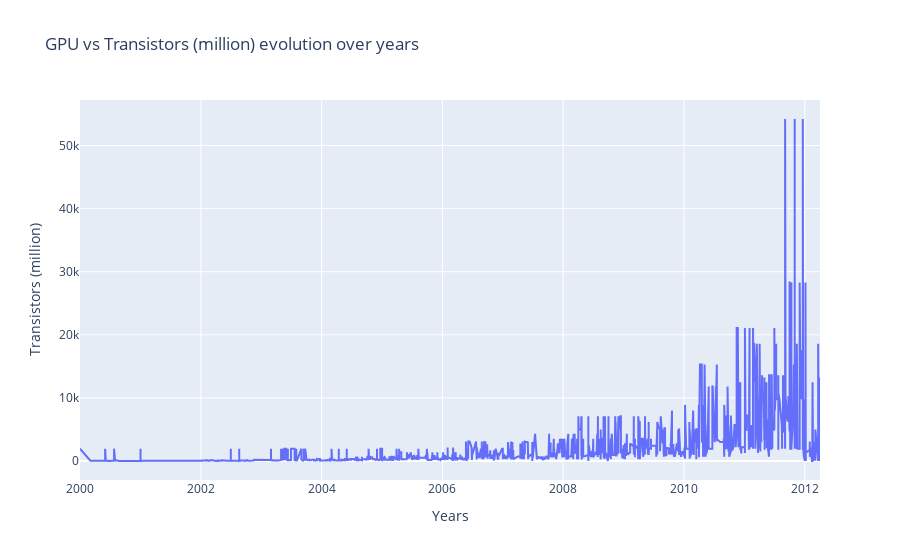
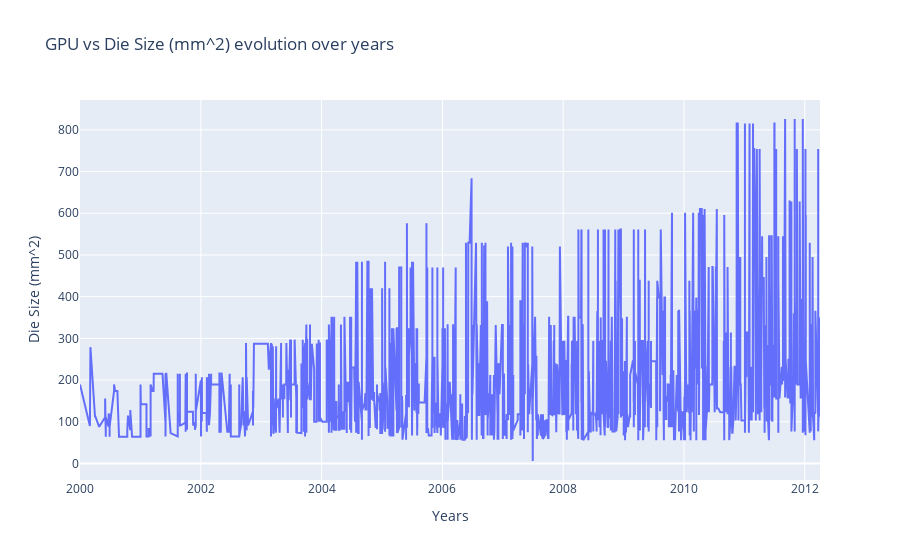

These figures' notebook cell, in order:
### Markdown cell above
##### GPU

### Code cell
fig_transistors = make_subplots()
fig_die = make_subplots()

# Add traces
fig_transistors.add_trace(
    go.Scatter(x= df_an.index, y=df_gpu["Transistors (million)"] ,name= "GPU")
)
# Add figure title
fig_transistors.update_layout(
    title_text="GPU vs Transistors (million) evolution over years"
)
# Set x-axis title
fig_transistors.update_xaxes(title_text="Years")
# Set y-axes titles
fig_transistors.update_yaxes(title_text="Transistors (million)", secondary_y=False)

# Add traces
fig_die.add_trace(
    go.Scatter(x= df_an.index, y=df_gpu["Die Size (mm^2)"] ,name= "GPU")
)
# Add figure title
fig_die.update_layout(
    title_text="GPU vs Die Size (mm^2) evolution over years"
)
# Set x-axis title
fig_die.update_xaxes(title_text="Years")
# Set y-axes titles
fig_die.update_yaxes(title_text="Die Size (mm^2)", secondary_y=False)

fig_transistors.show()
fig_die.show()

### Figure 1 — Plotly figure (JSON) as saved in the notebook; plotly's stock layout.template omitted (floating-point values rounded to 4 significant figures; data arrays with more than 128 entries replaced by an {"elided": "..."} marker saying what was removed)
{"data": [{"name": "GPU", "type": "scatter", "x": {"elided": "4747 str values"}, "y": {"elided": "2605 float values"}}], "layout": {"title": {"text": "GPU vs Transistors (million) evolution over years"}, "xaxis": {"anchor": "y", "domain": [0, 1], "title": {"text": "Years"}}, "yaxis": {"anchor": "x", "domain": [0, 1], "title": {"text": "Transistors (million)"}}}}

### Figure 2 — Plotly figure (JSON) as saved in the notebook; plotly's stock layout.template omitted (floating-point values rounded to 4 significant figures; data arrays with more than 128 entries replaced by an {"elided": "..."} marker saying what was removed)
{"data": [{"name": "GPU", "type": "scatter", "x": {"elided": "4747 str values"}, "y": {"elided": "2605 float values"}}], "layout": {"title": {"text": "GPU vs Die Size (mm^2) evolution over years"}, "xaxis": {"anchor": "y", "domain": [0, 1], "title": {"text": "Years"}}, "yaxis": {"anchor": "x", "domain": [0, 1], "title": {"text": "Die Size (mm^2)"}}}}
